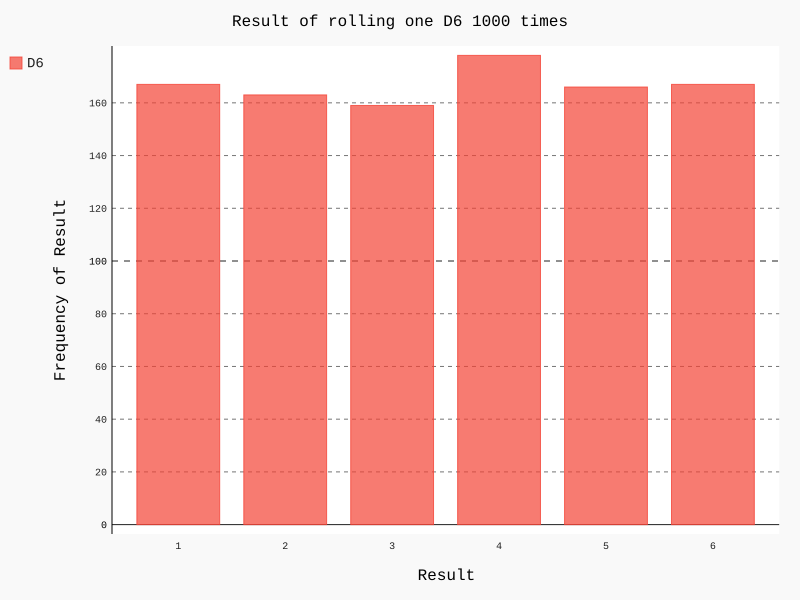

Source code (Python):
# die_visual.py
'''Визуализация броска шестигранного кубика'''

from die import Die
import pygal

# Создание кубика D6
die = Die()

# Моделирование серии бросков с сохранением результатов в списке
results = []
for roll_num in range(1000):
    result = die.roll()
    results.append(result)

# Анализ результатов
frequencies = []
for value in range(1, die.num_sides + 1):
    frequency = results.count(value)
    frequencies.append(frequency)

# Визуализация результатов
hist = pygal.Bar()

hist.title = 'Result of rolling one D6 1000 times'
hist.x_labels = ['1', '2', '3', '4', '5', '6']
hist.x_title = 'Result'
hist.y_title = 'Frequency of Result'

hist.add('D6', frequencies)
hist.render_to_file('die_visual.svg')
